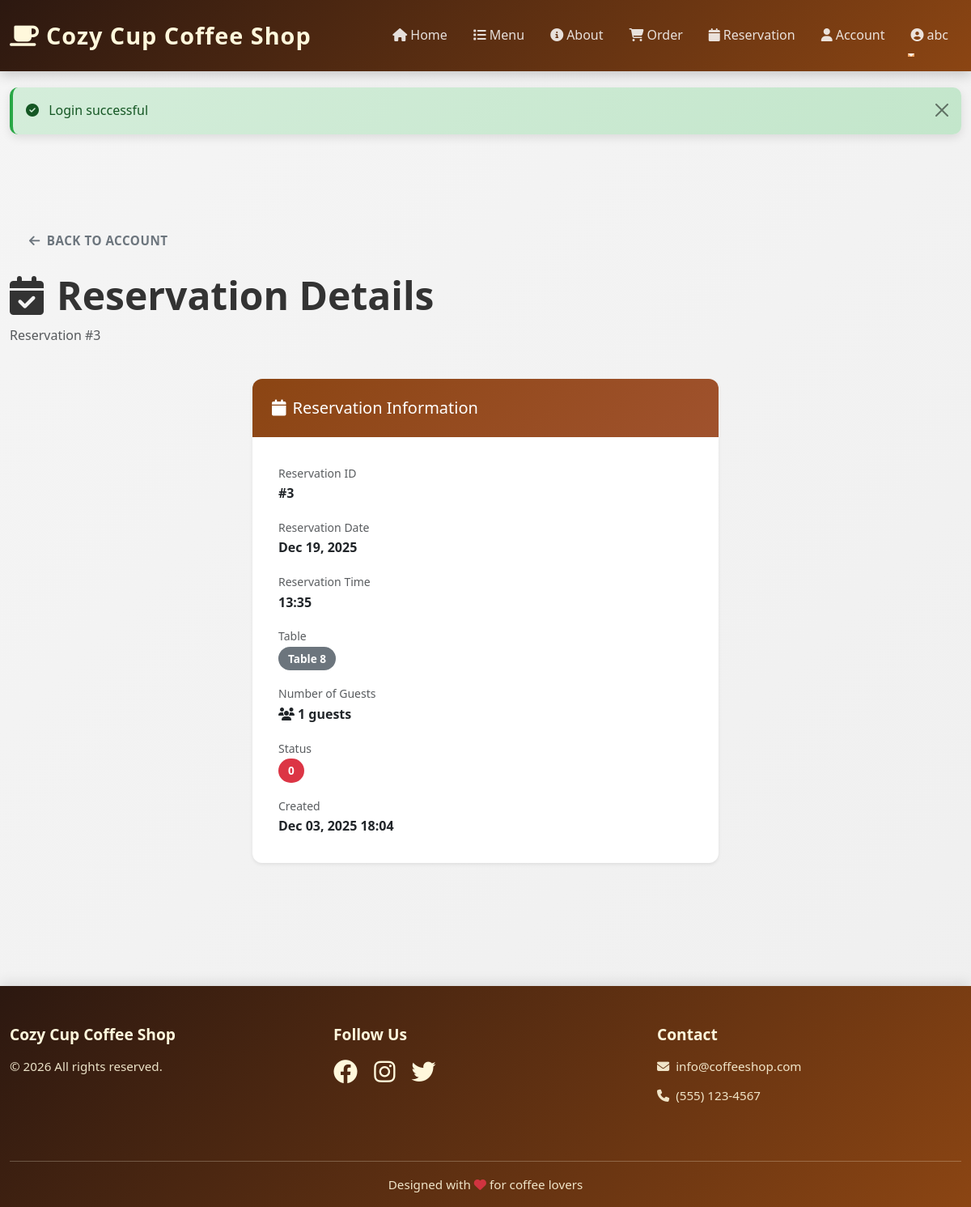
The app's page /public/index.php?page=reservation-details&id=3 (signed in) with its own data.
### tables this page shows
CREATE TABLE `reservations` (
  `id` int NOT NULL AUTO_INCREMENT,
  `customer_id` int NOT NULL,
  `table_id` int NOT NULL,
  `reservation_date` date NOT NULL,
  `reservation_time` time NOT NULL,
  `number_of_guests` int NOT NULL,
  `status` varchar(50) DEFAULT 'Pending',
  `created_at` timestamp NULL DEFAULT CURRENT_TIMESTAMP,
  `updated_at` timestamp NULL DEFAULT CURRENT_TIMESTAMP ON UPDATE CURRENT_TIMESTAMP,
  PRIMARY KEY (`id`)
);

CREATE TABLE `tables` (
  `id` int NOT NULL AUTO_INCREMENT,
  `table_number` int NOT NULL,
  `capacity` int NOT NULL,
  `is_available` tinyint(1) DEFAULT 1,
  `created_at` timestamp NULL DEFAULT CURRENT_TIMESTAMP,
  PRIMARY KEY (`id`),
  UNIQUE KEY `table_number` (`table_number`)
);

### app/controllers/BaseController.php (called while the page is built, shortened)
<?php
class BaseController {
    public function __construct() {
        require_once __DIR__ . '/../models/Database.php';
    }
    protected function render($view, $data = []) {
        extract($data);
        require __DIR__ . '/../views/' . $view . '.php';
    }
    protected function getGet($key, $default = null) {
        return isset($_GET[$key]) ? SecurityHelper::sanitizeInput($_GET[$key]) : $default;
    }
}
?>

### app/controllers/AccountController.php (called while the page is built, shortened)
<?php
require_once __DIR__ . '/BaseController.php';
require_once __DIR__ . '/../models/Reservation.php';
class AccountController extends BaseController {
    public function showReservationDetails() {
        $reservation_id = $this->getGet('id');
        $reservation = new Reservation();
        $reservationData = $reservation->getById($reservation_id);
        $this->render('customer/reservation-details', [
            'reservation' => $reservationData
        ]);
    }
}
?>

### app/models/Reservation.php (called while the page is built, shortened)
<?php
require_once __DIR__ . '/Database.php';
class Reservation {
    private $db;
    public function __construct() {
        $this->db = new Database();
    }
    public function getById($id) {
        $stmt = $this->db->prepare("SELECT r.*, t.table_number FROM reservations r JOIN tables t ON r.table_id = t.id WHERE r.id = ?");
        $stmt->bind_param("i", $id);
        $stmt->execute();
        $result = $stmt->get_result();
        return $result->fetch_assoc();
    }
}
?>

### app/models/Database.php (called while the page is built, shortened)
<?php
class Database {
    private $conn;
    public function __construct() {
        global $conn;
        $this->conn = $conn;
    }
    public function prepare($sql) {
        return $this->conn->prepare($sql);
    }
}
?>

### helpers/SecurityHelper.php (called while the page is built, shortened)
<?php
class SecurityHelper {
    public static function sanitizeInput($input) {
        return htmlspecialchars(trim($input), ENT_QUOTES, 'UTF-8');
    }
    public static function escapeOutput($output) {
        return htmlspecialchars($output, ENT_QUOTES, 'UTF-8');
    }
}
?>

### app/views/customer/reservation-details.php (the view)
<?php include __DIR__ . '/../layouts/header.php'; ?>
<div class="container py-5">
    <div class="row mb-4">
        <div class="col-12">
            <a href="<?php echo SITE_URL; ?>/public/index.php?page=account" class="btn btn-outline-secondary mb-3">
                <i class="fas fa-arrow-left me-2"></i>Back to Account
            </a>
            <h1 class="display-5 fw-bold mb-2">
                <i class="fas fa-calendar-check me-3"></i>Reservation Details
            </h1>
            <p class="text-muted">Reservation #<?php echo $reservation['id']; ?></p>
        </div>
    </div>
    <div class="row">
        <div class="col-lg-6 mx-auto">
            <div class="card border-0 shadow-sm">
                <div class="card-header bg-primary text-white">
                    <h5 class="mb-0"><i class="fas fa-calendar me-2"></i>Reservation Information</h5>
                </div>
                <div class="card-body">
                    <div class="mb-3">
                        <small class="text-muted">Reservation ID</small>
                        <p class="mb-0"><strong>#<?php echo $reservation['id']; ?></strong></p>
                    </div>
                    <div class="mb-3">
                        <small class="text-muted">Reservation Date</small>
                        <p class="mb-0"><strong><?php echo date('M d, Y', strtotime($reservation['reservation_date'])); ?></strong></p>
                    </div>
                    <div class="mb-3">
                        <small class="text-muted">Reservation Time</small>
                        <p class="mb-0"><strong><?php echo date('H:i', strtotime($reservation['reservation_time'])); ?></strong></p>
                    </div>
                    <div class="mb-3">
                        <small class="text-muted">Table</small>
                        <p class="mb-0"><span class="badge bg-secondary">Table <?php echo $reservation['table_number']; ?></span></p>
                    </div>
                    <div class="mb-3">
                        <small class="text-muted">Number of Guests</small>
                        <p class="mb-0"><strong><i class="fas fa-users me-1"></i><?php echo $reservation['number_of_guests']; ?> guests</strong></p>
                    </div>
                    <div class="mb-3">
                        <small class="text-muted">Status</small>
                        <p class="mb-0">
                            <span class="badge bg-<?php echo $reservation['status'] === 'Accepted' ? 'success' : ($reservation['status'] === 'Pending' ? 'warning' : 'danger'); ?>">
                                <?php echo SecurityHelper::escapeOutput($reservation['status']); ?>
                            </span>
                        </p>
                    </div>
                    <div class="mb-0">
                        <small class="text-muted">Created</small>
                        <p class="mb-0"><strong><?php echo date('M d, Y H:i', strtotime($reservation['created_at'])); ?></strong></p>
                    </div>
                </div>
            </div>
        </div>
    </div>
</div>
<?php include __DIR__ . '/../layouts/footer.php'; ?>

### public/css/modern.css (style rules this page uses)
:root { --primary-color: #8B4513; --primary-dark: #6B3410; --primary-light: #A0522D; --secondary-color: #D2691E; --accent-color: #F4A460; --light-color: #FFF8DC; --dark-color: #2C1810; --text-color: #333; --border-color: #E8D4C4; --success-color: #28a745; --danger-color: #dc3545; --warning-color: #ffc107; --info-color: #17a2b8; }
* { margin: 0; padding: 0; box-sizing: border-box; }
html, body { height: 100%; }
body { font-family: 'Segoe UI', Tahoma, Geneva, Verdana, sans-serif; background: linear-gradient(135deg, #f5f5f5 0%, #efefef 100%); color: var(--text-color); line-height: 1.6; }
.container { max-width: 1200px; }
.card { border: none; border-radius: 12px; box-shadow: 0 4px 15px rgba(0, 0, 0, 0.08); transition: all 0.3s ease; overflow: hidden; }
.card-header { background: linear-gradient(135deg, var(--primary-color) 0%, var(--primary-light) 100%); color: white; border: none; padding: 1.5rem; font-weight: 600; }
.card-body { padding: 2rem; }
.btn { border-radius: 8px; font-weight: 600; padding: 0.75rem 1.5rem; transition: all 0.3s ease; border: none; text-transform: uppercase; letter-spacing: 0.5px; font-size: 0.95rem; }
.bg-primary { background: linear-gradient(135deg, var(--primary-color) 0%, var(--primary-light) 100%) !important; }
html { scroll-behavior: smooth; }
body { animation: pageLoad 0.3s ease; }
.badge { padding: 0.5rem 0.75rem; font-weight: 600; border-radius: 20px; font-size: 0.85rem; }

### records on screen
reservations: id "3", reservation_date "Dec 19, 2025", reservation_time "13:35", table.table_number "8", number_of_guests "1", status "0", created_at "Dec 03, 2025 18:04"

### other values on screen
SITE_NAME "Cozy Cup Coffee Shop"
SecurityHelper::escapeOutput(SessionHelper::getUserName()) "abc"
SecurityHelper::escapeOutput($flash['message']) "Login successful"
